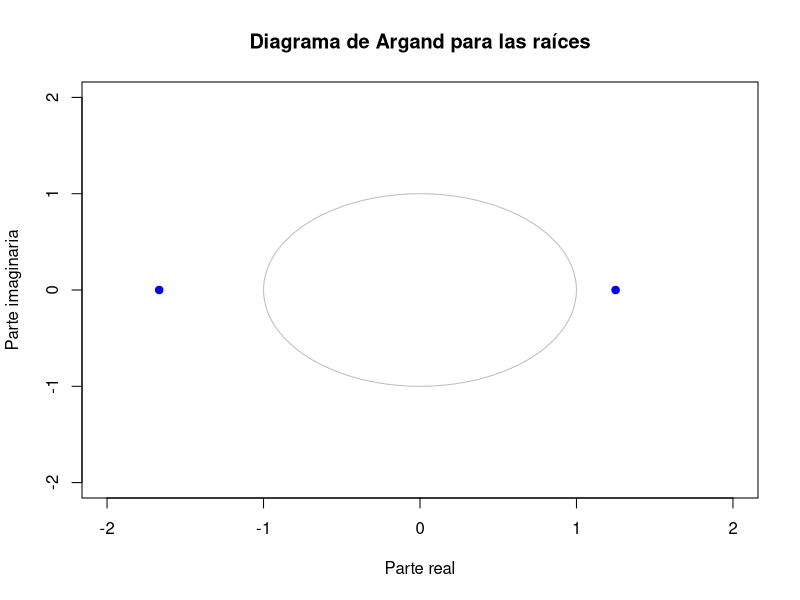

This chart was generated by the following R code:
## ---- chunk 1
rm(list = ls(all=TRUE))

# Coeficientes del polinomio en orden ascendente de grado
coef <- c(1, -0.2, -0.48)

# Calcular raíces
raices <- polyroot(coef)
print(raices)

# Módulos de las raíces
modulos_raices <- Mod(raices)

# Verificar causalidad
if (all(modulos_raices > 1)) {
  print("El proceso AR(2) es causal.")
} else {
  print("El proceso AR(2) no es causal.")
}
## ---- chunk 2
# Diagrama de Argand (plano complejo)
par(mfrow = c(1,1))
plot(0, 0, type="n", xlim=c(-2,2), ylim=c(-2,2),
     xlab="Parte real", ylab="Parte imaginaria",
     main="Diagrama de Argand para las raíces")
points(Re(raices), Im(raices), col="blue", pch=19)

# Círculo unitario
theta <- seq(0, 2*pi, length.out = 100)
lines(cos(theta), sin(theta), col="gray")
## ---- chunk 3
# Coeficientes
coef <- c(1, 1.5, -0.75)

# Calcular raíces y módulos
raices <- polyroot(coef)
print(raices)
modulos_raices <- Mod(raices)

# Verificar causalidad
if (all(modulos_raices > 1)) {
  print("El proceso AR(2) es causal.")
} else {
  print("El proceso AR(2) no es causal.")
}
## ---- chunk 4
# Coeficientes
coef <- c(1, -0.8)

# Calcular raíces y módulos
raices <- polyroot(coef)
print(raices)
modulos_raices <- Mod(raices)

# Verificar causalidad
if (all(modulos_raices > 1)) {
  print("El proceso AR(1) es causal.")
} else {
  print("El proceso AR(1) no es causal.")
}
